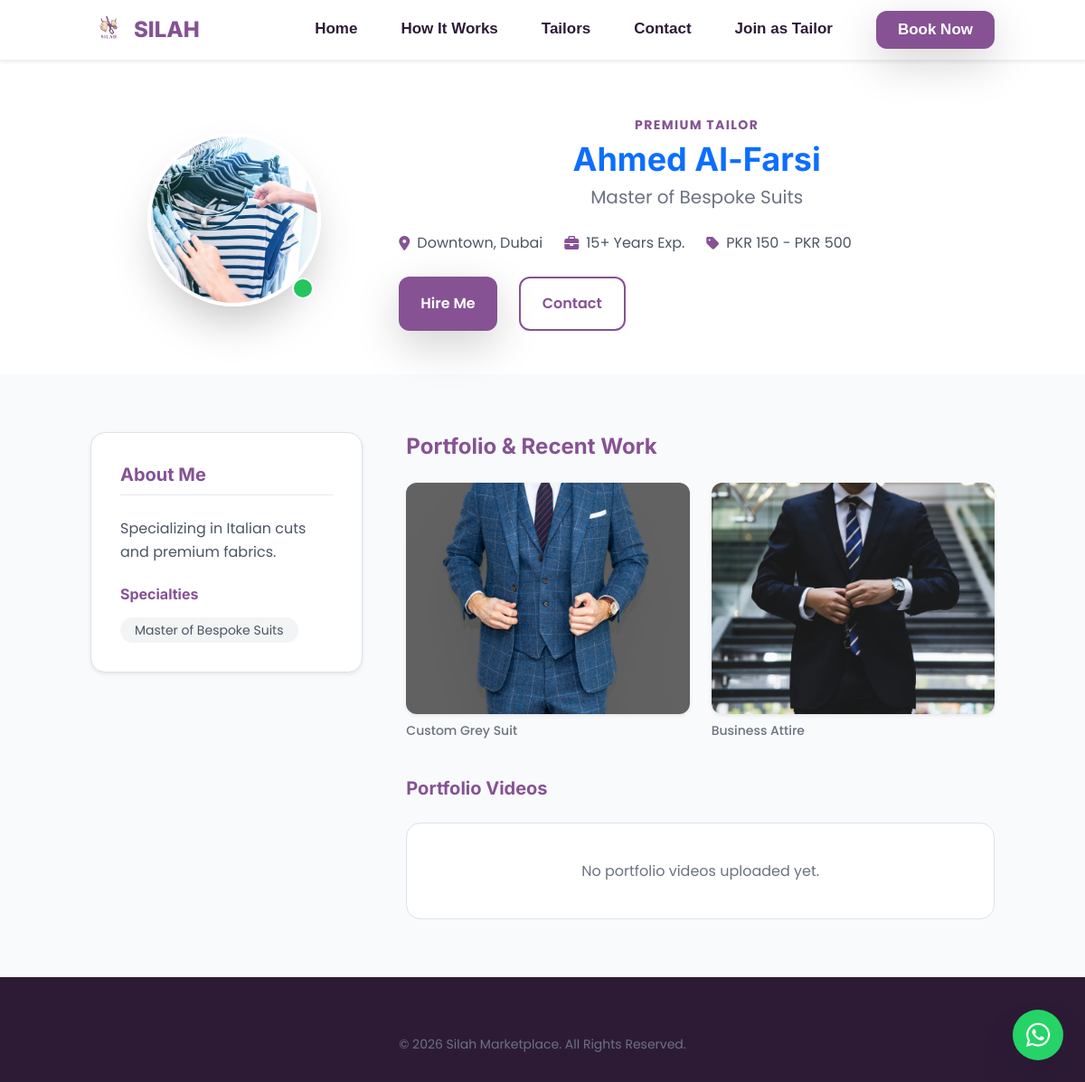
/tailor_profile.php?id=1, run on the app's committed database.
### tables this page shows
CREATE TABLE IF NOT EXISTS tailors (
    id INT AUTO_INCREMENT PRIMARY KEY,
    name VARCHAR(100) NOT NULL,
    username VARCHAR(50) UNIQUE,
    tagline VARCHAR(255),
    description TEXT,
    location VARCHAR(100),
    address TEXT,
    skills TEXT,
    instagram_link VARCHAR(255),
    profile_image VARCHAR(255),
    phone VARCHAR(20),
    email VARCHAR(100),
    password VARCHAR(255),
    password_reset_required TINYINT(1) NOT NULL DEFAULT 0,
    is_active TINYINT(1) NOT NULL DEFAULT 1,
    profile_completed TINYINT(1) NOT NULL DEFAULT 0,
    price_range_min DECIMAL(10,2),
    price_range_max DECIMAL(10,2),
    experience_years INT DEFAULT 0,
    created_at TIMESTAMP DEFAULT CURRENT_TIMESTAMP
);

CREATE TABLE IF NOT EXISTS portfolio_images (
    id INT AUTO_INCREMENT PRIMARY KEY,
    tailor_id INT,
    image_url VARCHAR(255) NOT NULL,
    description VARCHAR(255),
    FOREIGN KEY (tailor_id) REFERENCES tailors(id) ON DELETE CASCADE
);

### tailor_profile.php (the view, shortened to what this page needs)
<?php
require_once 'includes/db_connect.php';
$tailor_id = isset($_GET['id']) ? (int)$_GET['id'] : 0;
$tailor = null;
$portfolio = [];
$portfolio_videos = [];
if ($tailor_id && $pdo) {
    try {
        $stmt = $pdo->prepare("SELECT * FROM tailors WHERE id = ?");
        $stmt->execute([$tailor_id]);
        $tailor = $stmt->fetch(PDO::FETCH_ASSOC);
        if ($tailor) {
            $pdo->exec(
                "CREATE TABLE IF NOT EXISTS portfolio_images (
                    id INT AUTO_INCREMENT PRIMARY KEY,
                    tailor_id INT,
                    image_url VARCHAR(255) NOT NULL,
                    description VARCHAR(255),
                    FOREIGN KEY (tailor_id) REFERENCES tailors(id) ON DELETE CASCADE
                ) ENGINE=InnoDB DEFAULT CHARSET=utf8mb4"
            );
            $pdo->exec(
                "CREATE TABLE IF NOT EXISTS portfolio_videos (
                    id INT AUTO_INCREMENT PRIMARY KEY,
                    tailor_id INT,
                    video_url VARCHAR(255) NOT NULL,
                    description VARCHAR(255),
                    FOREIGN KEY (tailor_id) REFERENCES tailors(id) ON DELETE CASCADE
                ) ENGINE=InnoDB DEFAULT CHARSET=utf8mb4"
            );
            $stmt = $pdo->prepare("SELECT * FROM portfolio_images WHERE tailor_id = ?");
            $stmt->execute([$tailor_id]);
            $db_portfolio = $stmt->fetchAll(PDO::FETCH_ASSOC);
            foreach ($db_portfolio as $item) {
                $portfolio[] = [
                    'image_url' => $item['image_url'],
                    'description' => $item['description'] ?? 'Portfolio work'
                ];
            }
        }
    } catch (Exception $e) {
    }
}
?>
<!DOCTYPE html>
<html lang="en">
<head>
    <link href="https://unpkg.com/aos@2.3.1/dist/aos.css" rel="stylesheet">
    <link href="https://cdn.jsdelivr.net/npm/bootstrap@5.3.0/dist/css/bootstrap.min.css" rel="stylesheet">
    <link rel="stylesheet" href="css/tailwind.css">
    <link rel="stylesheet" href="https://cdnjs.cloudflare.com/ajax/libs/font-awesome/6.4.0/css/all.min.css">
    <link rel="stylesheet" href="css/style.css">
    <link href="https://cdnjs.cloudflare.com/ajax/libs/lightbox2/2.11.3/css/lightbox.min.css" rel="stylesheet">
</head>
<body class="bg-gray-50 text-gray-800">
    <nav class="navbar fixed-top navbar-expand-lg navbar-light bg-white shadow-sm py-2 z-50">
        <div class="container">
            <a class="navbar-brand flex items-center gap-2" href="index.php">
                <img src="images/logo1.png" alt="Silah Logo" class="w-10 h-10 object-contain mix-blend-multiply">
                <span>SILAH</span>
            </a>
            <div class="collapse navbar-collapse d-lg-flex justify-content-end" id="navbarNav">
                <ul class="navbar-nav ms-auto mb-2 mb-lg-0 align-items-center gap-3">
                    <li class="nav-item"><a class="nav-link text-dark fw-medium" href="index.php#home">Home</a></li>
                    <li class="nav-item"><a class="nav-link text-dark fw-medium" href="index.php#how-it-works">How It Works</a></li>
                    <li class="nav-item"><a class="nav-link text-dark fw-medium" href="index.php#tailors">Tailors</a></li>
                    <li class="nav-item"><a class="nav-link text-dark fw-medium" href="index.php#contact">Contact</a></li>
                    <li class="nav-item">
                        <a href="join_tailor.php" class="nav-link text-dark fw-medium">Join as Tailor</a>
                    </li>
                    <li class="nav-item ms-lg-3">
                        <a href="place_order.php#order" class="btn btn-accent text-white px-6 py-2 rounded-full shadow-lg d-inline-block">Book Now</a>
                    </li>
                </ul>
            </div>
        </div>
    </nav>
    <section class="pt-32 pb-12 bg-white">
        <div class="container">
            <div class="row align-items-center">
                <div class="col-md-4 text-center md:text-start">
                    <div class="relative inline-block">
                        <img src="<?= htmlspecialchars($tailor['profile_image']) ?>" class="w-48 h-48 rounded-full object-cover border-4 border-white shadow-2xl">
                        <div class="absolute bottom-2 right-2 bg-green-500 w-6 h-6 rounded-full border-2 border-white"></div>
                    </div>
                </div>
                <div class="col-md-8 mt-6 md:mt-0 text-center md:text-start">
                    <span class="text-accent font-bold tracking-widest uppercase text-sm mb-2 block">Premium Tailor</span>
                    <h1 class="text-4xl font-display font-bold text-primary mb-2"><?= htmlspecialchars($tailor['name']) ?></h1>
                    <p class="text-xl text-gray-500 mb-4"><?= htmlspecialchars($tailor['tagline']) ?></p>
                    <div class="flex flex-wrap justify-center md:justify-start gap-6 text-gray-600 mb-6">
                        <span class="flex items-center"><i class="fas fa-map-marker-alt text-accent mr-2"></i> <?= htmlspecialchars((string)$tailor['location']) ?></span>
                        <span class="flex items-center"><i class="fas fa-briefcase text-accent mr-2"></i> <?= htmlspecialchars((string)$tailor['experience_years']) ?>+ Years Exp.</span>
                        <span class="flex items-center">
                            <i class="fas fa-tag text-accent mr-2"></i>
                            <?php
                                $min = isset($tailor['price_range_min']) && $tailor['price_range_min'] !== '' ? (float)$tailor['price_range_min'] : 0;
                                $max = isset($tailor['price_range_max']) && $tailor['price_range_max'] !== null && $tailor['price_range_max'] !== '' ? (float)$tailor['price_range_max'] : null;
                            ?>
                            <?php if ($max !== null && $max > 0): ?>
                                PKR <?= number_format($min) ?> - PKR <?= number_format($max) ?>
                            <?php else: ?>
                                Starting from PKR <?= number_format($min) ?>
                            <?php endif; ?>
                        </span>
                    </div>
                    <div class="flex flex-wrap justify-center md:justify-start gap-4">
                        <button type="button" class="btn btn-primary px-8 py-3 rounded-full shadow-lg hover:shadow-xl transition-all" data-bs-toggle="modal" data-bs-target="#hireModal">
                            Hire Me
                        </button>
                        <button type="button" class="btn btn-outline px-6 py-3 rounded-full" data-bs-toggle="modal" data-bs-target="#contactModal">
                            Contact
                        </button>
                    </div>
                </div>
            </div>
        </div>
    </section>
    <section class="py-16">
        <div class="container">
            <div class="row g-5">
                <div class="col-lg-4">
                    <div class="bg-white p-8 rounded-2xl shadow-sm border border-gray-100 mb-8 sticky top-32">
                        <h3 class="text-xl font-bold mb-4 border-b pb-2">About Me</h3>
                        <p class="text-gray-600 leading-relaxed mb-6">
                            <?= nl2br(htmlspecialchars($tailor['description'])) ?>
                        </p>
                        <h4 class="font-bold mb-3 mt-6">Specialties</h4>
                        <div class="flex flex-wrap gap-2">
                            <?php
                                $skillsRaw = isset($tailor['skills']) ? (string)$tailor['skills'] : '';
                                $skillsList = array_values(array_filter(array_map('trim', preg_split('/,|\n/', $skillsRaw))));
                                if (empty($skillsList) && isset($tailor['tagline']) && $tailor['tagline']) {
                                    $skillsList = [(string)$tailor['tagline']];
                                }
                                $skillsList = array_slice($skillsList, 0, 10);
                            ?>
                            <?php foreach ($skillsList as $skill): ?>
                                <span class="bg-gray-100 text-gray-600 px-3 py-1 rounded-full text-sm"><?= htmlspecialchars($skill) ?></span>
                            <?php endforeach; ?>
                        </div>
                    </div>
                </div>
                <div class="col-lg-8">
                    <h3 class="text-2xl font-bold mb-6">Portfolio & Recent Work</h3>
                    <?php if (empty($portfolio)): ?>
                        <div class="text-center py-10 bg-white rounded-2xl border border-dashed border-gray-300">
                            <p class="text-gray-500">No portfolio images uploaded yet.</p>
                        </div>
                    <?php else: ?>
                        <div class="row g-4">
                            <?php foreach ($portfolio as $item): ?>
                            <div class="col-md-6">
                                <a href="<?= htmlspecialchars($item['image_url']) ?>" data-lightbox="portfolio" data-title="<?= htmlspecialchars($item['description']) ?>" class="block group relative overflow-hidden rounded-xl shadow-sm hover:shadow-lg transition-all">
                                    <div class="aspect-w-4 aspect-h-3 h-64">
                                    </div>
                                    <div class="absolute inset-0 bg-black/0 group-hover:bg-black/30 transition-colors flex items-center justify-center">
                                    </div>
                                </a>
                                <p class="mt-2 text-sm text-gray-500 font-medium"><?= htmlspecialchars($item['description']) ?></p>
                            </div>
                            <?php endforeach; ?>
                        </div>
                    <?php endif; ?>
                    <div class="mt-10">
                        <h4 class="text-xl font-bold mb-4">Portfolio Videos</h4>
                        <?php if (empty($portfolio_videos)): ?>
                            <div class="text-center py-10 bg-white rounded-2xl border border-dashed border-gray-300">
                                <p class="text-gray-500">No portfolio videos uploaded yet.</p>
                            </div>
                        <?php endif; ?>
                    </div>
                </div>
            </div>
        </div>
    </section>
    <footer class="footer-dark mt-auto">
        <div class="container text-center text-sm text-gray-500">
            <p>&copy; 2026 Silah Marketplace. All Rights Reserved.</p>
        </div>
    </footer>
    <a href="https://wa.me/923367326095" target="_blank" class="fixed bottom-6 right-6 bg-[#25D366] text-white w-14 h-14 rounded-full shadow-2xl flex items-center justify-center hover:scale-110 transition-transform z-50 group">
        <i class="fab fa-whatsapp text-3xl"></i>
    </a>
</body>
</html>

### css/style.css (style rules this page uses)
:root { --color-bg: #FFF3E1; --color-surface: #FFFFFF; --color-primary: #865294; --color-accent: #865294; --color-accent-light: #F3E8FF; --color-text: #2D1B36; --color-text-muted: #6B7280; --shadow-sm: 0 1px 2px 0 rgba(134, 82, 148, 0.05); --shadow-md: 0 4px 6px -1px rgba(134, 82, 148, 0.1), 0 2px 4px -1px rgba(134, 82, 148, 0.06); --shadow-lg: 0 10px 15px -3px rgba(134, 82, 148, 0.1), 0 4px 6px -2px rgba(134, 82, 148, 0.05); --shadow-xl: 0 20px 25px -5px rgba(134, 82, 148, 0.1), 0 10px 10px -5px rgba(134, 82, 148, 0.04); --radius-md: 12px; --radius-lg: 16px; --radius-xl: 24px; }
body { font-family: 'Poppins', sans-serif; background-color: var(--color-bg); color: var(--color-text); overflow-x: hidden; line-height: 1.6; }
h1, h2, h3, h4, h5, h6 { font-family: 'Inter', sans-serif; color: var(--color-primary); font-weight: 700; }
.nav-item a { font-family: 'Rajdhani', sans-serif !important; font-size: 17px; font-weight: 700 !important; }
.text-accent { color: var(--color-accent); }
.btn-primary { background-color: var(--color-primary); color: #fff; padding: 0.75rem 1.5rem; border-radius: var(--radius-md); font-weight: 600; transition: all 0.3s ease; border: none; }
.btn-accent { background-color: var(--color-primary); color: #fff; padding: 0.75rem 1.5rem; border-radius: var(--radius-md); font-weight: 600; transition: all 0.3s ease; border: none; }
.btn-outline { background-color: transparent; border: 2px solid var(--color-primary); color: var(--color-primary); padding: 0.75rem 1.5rem; border-radius: var(--radius-md); font-weight: 600; transition: all 0.3s ease; }
.navbar { background: rgba(255, 255, 255, 0.9); backdrop-filter: blur(10px); border-bottom: 1px solid rgba(134, 82, 148, 0.1); padding: 1rem 0; }
.navbar-brand { font-family: 'Inter', sans-serif; font-weight: 800; font-size: 1.5rem; color: var(--color-primary) !important; }
.navbar-nav { display: flex; flex-direction: column; }
@media (min-width: 992px) { .navbar-nav { flex-direction: row; align-items: center; } }
.nav-link { color: var(--color-text) !important; font-weight: 500; transition: all 0.3s ease; padding: 0.5rem 1rem !important; }
@media (min-width: 992px) { .nav-link { border-bottom: 2px solid transparent; } }
.navbar-collapse { visibility: visible !important; }
@media (min-width: 992px) { .navbar-collapse { display: flex !important; flex-basis: auto; } }
.footer-dark { background-color: #2D1B36; color: #E5E7EB; padding: 4rem 0 2rem; }

### data on the page
tailors: profile_image (picture), name "Ahmed Al-Farsi", tagline "Master of Bespoke Suits", location "Downtown, Dubai", experience_years "15", price_range_min "150", price_range_max "500", description "Specializing in Italian cuts and premium fabrics."
portfolio_images: description "Custom Grey Suit"
portfolio_images: description "Business Attire"
